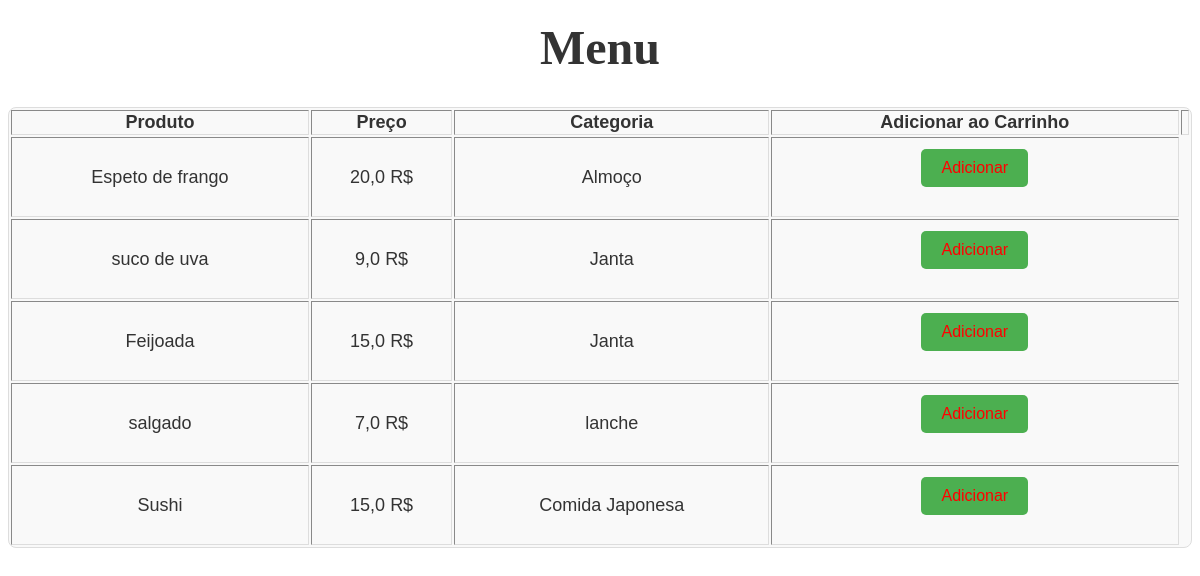
The app's page /item_menu/ with its own data.
### menu/models.py (models this page shows, shortened)
class Item(models.Model):
    id = models.AutoField(primary_key=True)
    name = models.CharField(max_length=255)
    price = models.FloatField()
    quantity = models.IntegerField(default=0)
    category = models.ForeignKey(Category, on_delete=models.CASCADE)
    stock = models.IntegerField(default=0)

class Category(models.Model):
    id = models.AutoField(primary_key=True)
    name = models.CharField(max_length=255)
    def __str__(self):
        return self.name

### menu/views.py (the view)
# urls.py: path('item_menu/', item_menu, name='item_menu'),
def item_menu(request):
    items = Item.objects.all()
    return render(request, 'item_menu.html', {'items': items})

### templates/item_menu.html (shortened to what this page needs)
{% load static %}
<head>
   <link rel="stylesheet" href="{% static 'css/item_menu.css' %}">
</head>
<h1>Menu</h1>
<body>
    <table border="4">
    <tr>
        <th>Produto</th>
        <th>Preço</th>
        <th>Categoria</th>
        <th>Adicionar ao Carrinho</th>
        <th></th>
    </tr>
    {% for item in items %}
    <tr>
        <td>{{ item.name }}</td>
        <td>{{ item.price }} R$</td>
        <td>{{ item.category }}</td>
        <td>
            <form method="post" action="{% url 'add_cart' item.id %}">
                <button type="submit">Adicionar</button>
            </form>
        </td>
    </tr>
    {% endfor %}
</table>
</body>

### static/css/item_menu.css (style rules this page uses)
h1 { text-align: center; font-size: 48px; color: #333; margin-top: 20px; }
table { margin-top: 20px; width: 100%; font-size: 18px; color: #333; background-color: #f9f9f9; border-radius: 8px; margin-bottom: 20px; border: 1px solid #ddd; text-align: center; font-family: Arial, sans-serif; }
button { background-color: #4CAF50; color: rgb(255, 0, 0); padding: 10px 20px; border: none; border-radius: 5px; cursor: pointer; font-size: 16px; margin: 10px; }

### records on screen
Item: name "Espeto de frango", price "20,0", category "Almoço"
Item: name "suco de uva", price "9,0", category "Janta"
Item: name "Feijoada", price "15,0", category "Janta"
Item: name "salgado", price "7,0", category "lanche"
Item: name "Sushi", price "15,0", category "Comida Japonesa"
